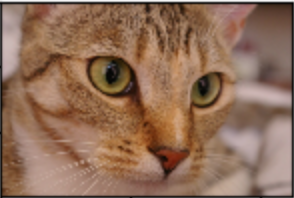
#> input picture image.png, 294 x 198 px
$ python carregarimagem.py
#> lines starting #> are read from the running program, lines starting #| are printed output that depends on the picture
import cv2
import numpy as np

# Read input image
img = cv2.imread('image.png')
#> img is the input picture: shape (198, 294, 3); mean B, G, R 88, 109.6, 143.6

# Mirror in x direction (flip horizontally)
imgX = np.flip(img, axis=1)
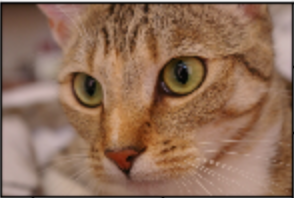
#> imgX: shape (198, 294, 3); mean B, G, R 88, 109.6, 143.6
# imgX = imgX = img[:, ::-1, :]

# Mirror in y direction (flip vertically)
imgY = np.flip(img, axis=0)
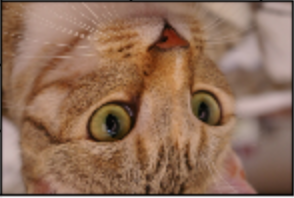
#> imgY: shape (198, 294, 3); mean B, G, R 88, 109.6, 143.6
# imgY = img[::-1, :, :]

# Mirror in both directions (flip horizontally and vertically)
imgXY = np.flip(img, axis=(0, 1))
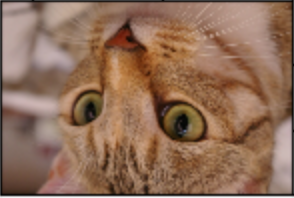
#> imgXY: shape (198, 294, 3); mean B, G, R 88, 109.6, 143.6
# imgXY = img[::-1, ::-1, :]

# Outputs
cv2.imwrite('flipX.png', imgX)
cv2.imwrite('flipY.png', imgY)
cv2.imwrite('flipXY.png', imgXY)
